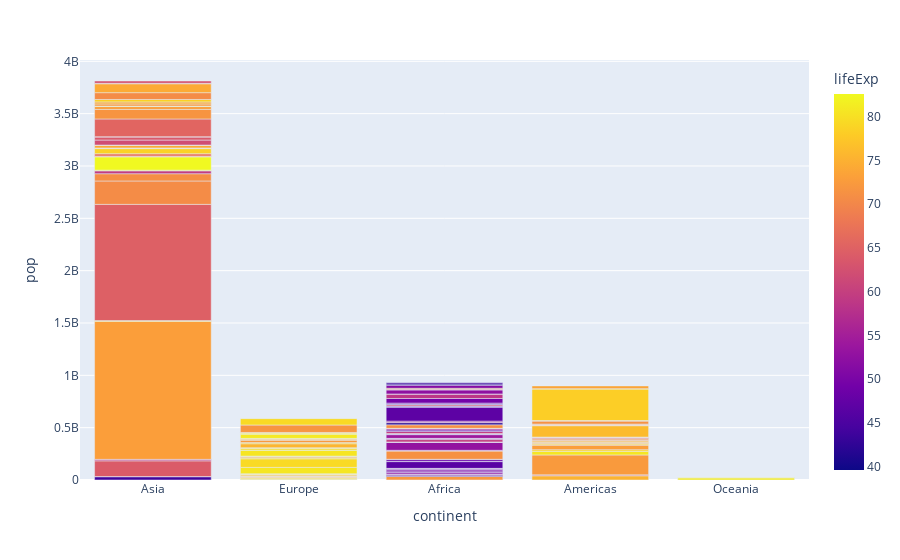

The code cell stored with this chart in its notebook:
### Code cell
px.bar(df2007, x="continent",  color = "lifeExp", hover_name="country", hover_data=df2007.columns, y="pop")

### Figure 1 — Plotly figure (JSON) as saved in the notebook; plotly's stock layout.template omitted (floating-point values rounded to 4 significant figures; data arrays with more than 128 entries replaced by an {"elided": "..."} marker saying what was removed)
{"data": [{"alignmentgroup": "True", "customdata": {"elided": "142x6 mixed values"}, "hovertemplate": "<b>%{hovertext}</b><br><br>continent=%{x}<br>pop=%{y}<br>country=%{customdata[0]}<br>year=%{customdata[1]}<br>lifeExp=%{marker.color}<br>gdpPercap=%{customdata[3]}<br>iso_alpha=%{customdata[4]}<br>iso_num=%{customdata[5]}<extra></extra>", "hovertext": {"elided": "142 str values"}, "legendgroup": "", "marker": {"color": {"elided": "142 float values"}, "coloraxis": "coloraxis", "pattern": {"shape": ""}}, "name": "", "offsetgroup": "", "orientation": "v", "showlegend": false, "textposition": "auto", "type": "bar", "x": {"elided": "142 str values"}, "xaxis": "x", "y": {"elided": "142 int values"}, "yaxis": "y"}], "layout": {"barmode": "relative", "coloraxis": {"colorbar": {"title": {"text": "lifeExp"}}, "colorscale": [[0, "#0d0887"], [0.1111, "#46039f"], [0.2222, "#7201a8"], [0.3333, "#9c179e"], [0.4444, "#bd3786"], [0.5556, "#d8576b"], [0.6667, "#ed7953"], [0.7778, "#fb9f3a"], [0.8889, "#fdca26"], [1, "#f0f921"]]}, "legend": {"tracegroupgap": 0}, "margin": {"t": 60}, "xaxis": {"anchor": "y", "domain": [0, 1], "title": {"text": "continent"}}, "yaxis": {"anchor": "x", "domain": [0, 1], "title": {"text": "pop"}}}}
